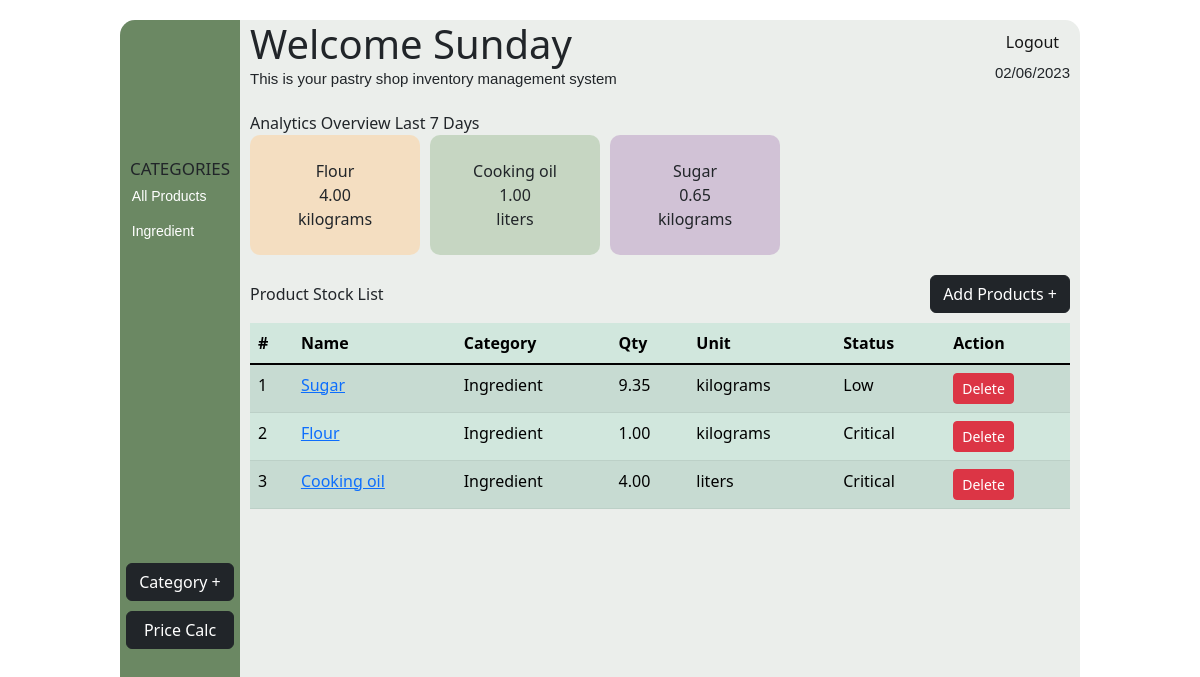
Page /inventory (signed in) on the committed database.
### app.py (models this page shows, shortened)
class Category(db.Model):
    id = db.Column(db.Integer, primary_key=True)
    name = db.Column(db.String(50), nullable=False, unique=False)
    user_id = db.Column(db.Integer, db.ForeignKey('user.id'))
    user = db.relationship('User')

class User(UserMixin, db.Model):
    id = db.Column(db.Integer, primary_key=True)
    username = db.Column(db.String(50), unique=True, nullable=False)
    email = db.Column(db.String(120), unique=True, nullable=False)
    password_hash = db.Column(db.String(128), nullable=False)
    is_admin = db.Column(db.Boolean, default=False)

class Product(db.Model):
    id = db.Column(db.Integer, primary_key=True)
    name = db.Column(db.String(100), nullable=False)
    description = db.Column(db.Text, nullable=False)
    price = db.Column(db.Numeric(precision=8, scale=2), nullable=False)  # Updated to use Numeric with precision and scale
    quantity = db.Column(db.Numeric(precision=8, scale=2), default=0.0)  # Updated to use Numeric with precision and scale
    image_id = db.Column(db.Integer, db.ForeignKey('image.id'), nullable=False)
    category_id = db.Column(db.Integer, db.ForeignKey('category.id'), nullable=False)
    user_id = db.Column(db.Integer, db.ForeignKey('user.id'), nullable=False)
    unit_of_measurement_id = db.Column(db.Integer, db.ForeignKey('unit_of_measurement.id'), nullable=False)
    unit_of_measurement = db.relationship('UnitOfMeasurement')

class UnitOfMeasurement(db.Model):
    id = db.Column(db.Integer, primary_key=True)
    name = db.Column(db.String(20), unique=True, nullable=False)

### app.py (the view)
@app.route('/inventory')
@login_required
def inventory():
    user_id = current_user.id
    units = UnitOfMeasurement.query.all()
    categories = Category.query.filter_by(user_id=user_id).all()
    products = Product.query.filter_by(user_id=user_id).all()
    start_date, end_date = get_past_week_dates()
    top_ingredient_ids = db.session.query(BakedProductIngredient.product_id, func.sum(BakedProductIngredient.quantity).label('total_quantity')) \
    .join(BakedProduct) \
    .filter(BakedProduct.date_baked.between(start_date, end_date)) \
    .group_by(BakedProductIngredient.product_id) \
    .order_by(func.sum(BakedProductIngredient.quantity).desc()) \
    .limit(6) \
    .subquery()
    top_ingredients = db.session.query(Product.name, top_ingredient_ids.c.total_quantity, UnitOfMeasurement.name) \
    .join(top_ingredient_ids, Product.id == top_ingredient_ids.c.product_id) \
    .join(UnitOfMeasurement, Product.unit_of_measurement_id == UnitOfMeasurement.id) \
    .filter(Product.user_id == user_id) \
    .all()
    top_ingredients_with_index = [(index + 1, ingredient) for index, ingredient in enumerate(top_ingredients)]
    app.jinja_env.globals['get_category_name'] = get_category_name
    return render_template('inventory.html', top_ingredients_with_index=top_ingredients_with_index, categories=categories, units=units,
                           username=current_user.username, current_date=datetime.datetime.now().strftime("%d/%m/%Y"),
                           get_unit_of_measurement_name=get_unit_of_measurement_name,
                           get_product_status=get_product_status,
                           get_category_name=get_category_name, products=products)

### app.py (called while the page is built)
@login_manager.user_loader
def load_user(user_id):
    return User.query.get(int(user_id))

def get_category_name(category_id):
        with app.app_context():
            user_id = current_user.id
            categories = Category.query.filter_by(user_id=user_id).all()
            category = next((cat for cat in categories if cat.id == category_id), None)
            return category.name if category else ""

def get_product_status(quantity):
    if quantity <= 0:
        return 'Out of Stock'
    elif quantity <= 5 and quantity > 0:
        return 'Critical'
    elif quantity <= 10 and quantity > 5:
        return 'Low'
    else:
        return 'In Stock'

def get_unit_of_measurement_name(unit_of_measurement_id):
    with app.app_context():
        unit_of_measurement = UnitOfMeasurement.query.get(unit_of_measurement_id)
        if unit_of_measurement:
            return unit_of_measurement.name
        return ''

def get_past_week_dates():
    end_date = datetime.datetime.now()
    start_date = end_date - datetime.timedelta(days=7)
    return start_date, end_date

### templates/inventory.html (shortened to what this page needs)
<!DOCTYPE html>
<html lang="en">
<head>
    <link rel="stylesheet" href="/static/styles/inventory.css">
    <link href="https://cdn.jsdelivr.net/npm/bootstrap@5.3.0-alpha3/dist/css/bootstrap.min.css" rel="stylesheet">
</head>
<body>
    <div id="container">
        <aside class="aside">
            <h5>CATEGORIES</h5>
            <ul id="categoryList">
              <li class="categories" id="-1">All Products</li>
                {% for category in categories %}
                  <li class="categories" id="{{ category.id }}">{{ category.name }}</li>
                {% endfor %}
              </ul>
            <div class="add-category">
                <input id="add-category" type="button" value="Category +" data-bs-toggle="offcanvas" data-bs-target="#offcanvasWithBothOptions" aria-controls="offcanvasWithBothOptions" class="btn btn-dark">
            </div>
            <a href="{{ url_for('bake') }}" class="btn btn-dark" id="calc-price" style="color: white;">Price Calc</a>
        </aside>
        <main class="main">
            <header class="header">
                <div class="text">
                  <h1>Welcome {{ username }}</h1>
                  <p>This is your pastry shop inventory management system</p>
                </div>
                <div>
                    <div class="logout">
                        <a href="{{ url_for('logout') }}">Logout</a>
                    </div>
                    <div class="date">
                    {{ current_date }}
                    </div>
                </div>
              </header>
              <section id="overview">
                <div class="view_title">Analytics Overview Last 7 Days</div>
                <div class="overviews">
                  {% for index, ingredient in top_ingredients_with_index %}
                    <div class="item-{{ index }} overview">
                      <div>{{ ingredient[0] }}</div>
                      <div>{{ ingredient[1] }}</div>
                      <div>{{ ingredient[2] }}</div>
                    </div>
                  {% endfor %}
                </div>
            </section>
                <div class="stock">
                    <div class="stock-title">Product Stock List</div>
                    <div class="add-products btn btn-dark " data-bs-toggle="offcanvas" data-bs-target="#offcanvasWithBothOptionss" aria-controls="offcanvasWithBothOptions">Add Products +</div>
                </div>
            <section id="stock-list">
                <table class="table table-success table-hover table-striped" id="product-table">
                    <thead class="sticky-top">
                      <tr>
                        <th scope="col">#</th>
                        <th scope="col">Name</th>
                        <th scope="col">Category</th>
                        <th scope="col">Qty</th>
                        <th scope="col">Unit</th>
                        <th scope="col">Status</th>
                        <th scope="col">Action</th>
                      </tr>
                    </thead>
                    <tbody class="table-group-divider" id="product-table-body">
                      {% for product in products %}
                      <tr scope="row">
                        <td>{{ loop.index }}</td>
                        <td><a href="{{ url_for('product_details', id=product.id) }}">{{ product.name }}</a></td>
                        <td>{{ get_category_name(product.category_id) }}</td>
                        <td>{{ product.quantity }}</td>
                        <td>{{ get_unit_of_measurement_name(product.unit_of_measurement_id) }}</td>
                        <td>{{ get_product_status(product.quantity) }}</td>
                        <td><a href="{{ url_for('delete_product', id=product.id) }}" class="btn btn-danger btn-sm delete-product">Delete</a></td>
                      </tr>
                      {% endfor %}
                    </tbody>
                  </table>
            </section>
        </main>
    </div>
</body>
</html>

### static/styles/inventory.css (style rules this page uses)
body { margin: 0; padding: 0; box-sizing: border-box; display: flex; flex-direction: column; justify-content: center; align-items: center; font-family: 'Poppins', sans-serif; font-weight: lighter; }
#container { width: 80vw; height: 96vh; display: flex; justify-content: space-between; margin-top: 20px; background-color: #ebeeeb; border-radius: 15px; }
.aside { border-top-left-radius: 15px; border-bottom-left-radius: 15px; width: 120px; display: flex; flex-direction: column; justify-content: center; height: 100%; background-color: #6B8863; }
#calc-price { margin: 10px auto 0 auto; width: 90%; }
.aside h5 { margin: 0; padding-left: 10px; font-size: 17px; }
.aside ul { width: 97%; margin: 0 auto 0 auto; padding: 0; height: 50%; display: flex; flex-direction: column; justify-content: flex-start; }
.aside ul li { color: #ffffff; list-style-type: none; margin: 5px 0; margin-left: 10px; height: 25px; border-radius: 35px; font-size: 14px; display: flex; align-items: center; cursor: pointer; font-family: Verdana, Geneva, Tahoma, sans-serif; }
.add-category { width: 100%; display: flex; flex-direction: column; justify-content: center; align-items: center; }
.main { width: calc(100% - 140px); display: flex; flex-direction: column; margin: 0 auto; }
.header { display: flex; justify-content: space-between; align-items: center; }
.text h1 { margin: 0; padding: 0; }
.text p, .date { margin: 0; padding: 0; font-size: 15px; font-family: Verdana, Geneva, Tahoma, sans-serif; }
#overview { margin-top: 20px; width: 100%; height: fit-content; display: flex; flex-direction: column; }
.overviews { display: flex; flex-wrap: wrap; }
.overview { height: 120px; width: 170px; display: flex; flex-direction: column; justify-content: center; align-items: center; margin: 0 10px 0 0; border-radius: 10px; scroll-snap-align: start; }
.item-3 { background-color: rgba(184,152,193,.5); }
.item-2 { background-color: rgba(161,192,154,.5); }
.item-1 { background-color: rgba(254,208,151,.5); }
#stock-list { margin-top: 10px; display: flex; flex-direction: column; overflow: auto; }
.stock { display: flex; justify-content: space-between; margin-top: 20px; align-items: center; }
.add-products { cursor: pointer; padding: 10px; background-color: #747476; border-radius: 35px; }
.logout { text-align: center; margin-bottom: 5px; padding: 3px; cursor: pointer; }
.logout a { text-decoration: none; color: #161616; width: 100%; height: 100%; }

### templates/inventory.html (style rules this page uses)
@media (min-width: 768px) { .overviews { justify-content: center; } }
@media (min-width: 992px) { .overviews { justify-content: flex-start; } }

### rows in the picture
Category: name "Ingredient"
User: username "Sunday"
Product: name "Cooking oil", ingredient "1.00", ingredient "liters", quantity "4.00", quantity "Critical"
Product: name "Sugar", quantity "9.35", quantity "Low"
UnitOfMeasurement: name "kilograms"
Product: name "Flour", quantity "1.00", quantity "Critical"
UnitOfMeasurement: name "liters"

### other values in the picture
{{ ingredient[0] }} "Flour" "Sugar"
{{ ingredient[1] }} "4.00" "0.65"
{{ ingredient[2] }} "kilograms" "kilograms"
